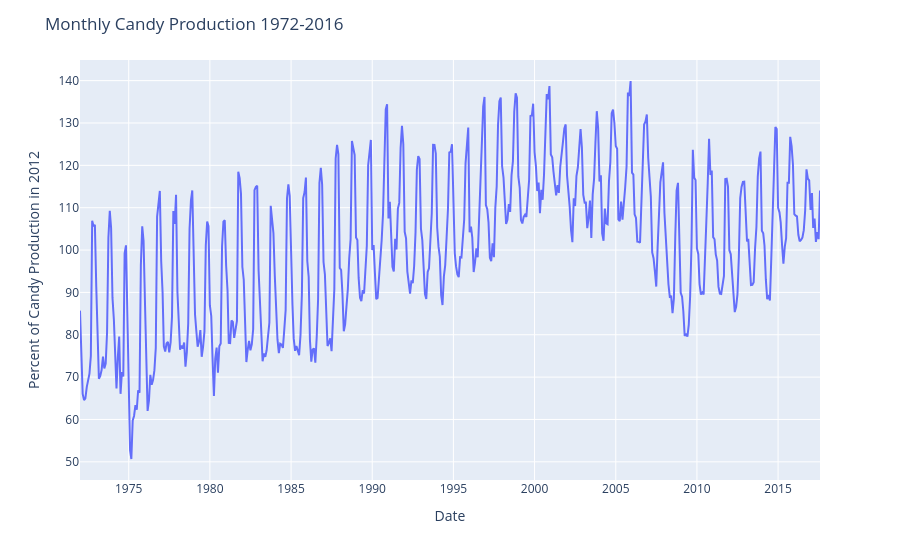

The cell this chart's notebook holds for it:
### Markdown cell above
## Monthly US Candy Production 1972 - 2016

### Code cell
candy_df = pd.read_csv('assets/candy_production.csv')


fig = px.line(candy_df,
              x='observation_date',
              y= 'IPG3113N',
             labels={'observation_date' : 'Observation Date', 'IPG3113N' : 'Percent of 2012 Production'})

fig.update_layout(title= 'Monthly Candy Production 1972-2016',
                  xaxis_title= 'Date',
                  yaxis_title='Percent of Candy Production in 2012')

fig.show()

### Figure 1 — Plotly figure (JSON) as saved in the notebook; plotly's stock layout.template omitted (floating-point values rounded to 4 significant figures; data arrays with more than 128 entries replaced by an {"elided": "..."} marker saying what was removed)
{"data": [{"hovertemplate": "Observation Date=%{x}<br>Percent of 2012 Production=%{y}<extra></extra>", "legendgroup": "", "line": {"color": "#636efa", "dash": "solid"}, "marker": {"symbol": "circle"}, "mode": "lines", "name": "", "orientation": "v", "showlegend": false, "type": "scatter", "x": {"elided": "548 str values"}, "xaxis": "x", "y": {"elided": "548 float values"}, "yaxis": "y"}], "layout": {"legend": {"tracegroupgap": 0}, "margin": {"t": 60}, "title": {"text": "Monthly Candy Production 1972-2016"}, "xaxis": {"anchor": "y", "domain": [0, 1], "title": {"text": "Date"}}, "yaxis": {"anchor": "x", "domain": [0, 1], "title": {"text": "Percent of Candy Production in 2012"}}}}
